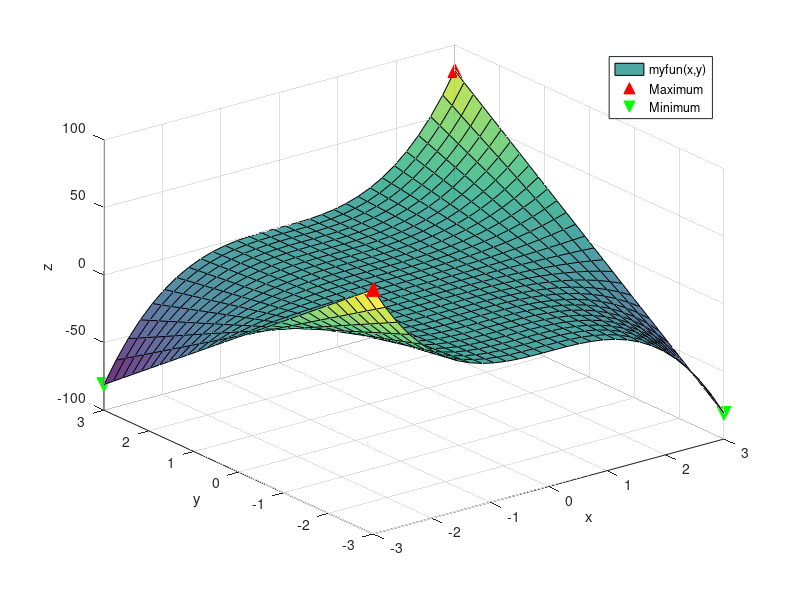

Write MATLAB code to recreate this figure.
myfun = @(x,y) x.^3 .* y; 
[X,Y] = meshgrid(linspace(-3, 3, 30));
Z = myfun(X,Y);
Imx = find(Z == max(Z(:)));
Imn = find(Z == min(Z(:)));
figure
s1 = surf(X, Y, Z, 'FaceAlpha',0.8);
hold on
p1 = plot3(X(Imx), Y(Imx), Z(Imx), '^r', 'MarkerFaceColor','r', 'MarkerSize',10);
p2 = plot3(X(Imn), Y(Imn), Z(Imn), 'vg', 'MarkerFaceColor','g', 'MarkerSize',10);
hold off
grid on
xlabel('x')
ylabel('y')
zlabel('z')
legend([s1 p1(1) p2(1)], 'myfun(x,y)', 'Maximum', 'Minimum')
